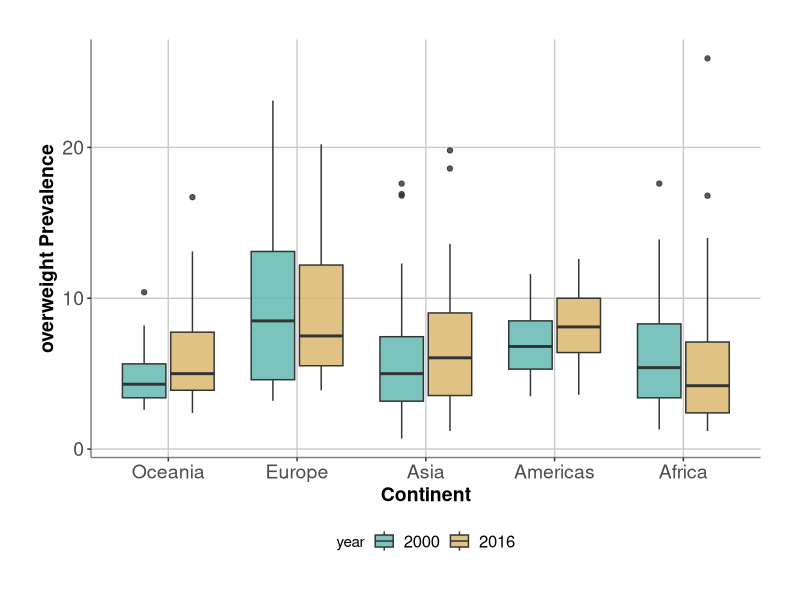

Recreate this plot in R.
library(tidyverse)

world_bank_countries <- read_csv("data/world_bank_countries.csv")

# https://ggplot2tor.com/theme

world_bank_countries %>% 
  filter(year %in% c(2000, 2016)) %>% 
  mutate(
    year = year %>% as_factor,
    continent = continent %>% as_factor %>% 
      fct_relevel("Oceania", "Europe", "Asia", 
                  "Americas", "Africa")) %>%
  ggplot(aes(x = continent, 
             y = overweight,
             fill = year)) + 
  geom_boxplot(width = 0.75, 
               alpha = .8,
               position = position_dodge2(padding = 0.1)) +
  scale_fill_manual(values = c("#5ab4ac", "#d8b365")) +
  scale_y_continuous(name = "overweight Prevalence") +
  scale_x_discrete(name = "Continent") +
  theme(
    plot.margin      = unit(rep(1, 4), "cm"),
    panel.background = element_rect(fill = "white"),
    panel.grid       = element_line(color = "grey80"),
    panel.grid.minor = element_blank(),
    axis.line        = element_line(color = "grey50"),
    axis.text        = element_text(size = 14),
    axis.title       = element_text(size = 14, face = "bold"),
    legend.position  = "bottom",
    legend.text      = element_text(size = 12)
  )

# element_rect
# element_line
# element_text
# element_blank()
